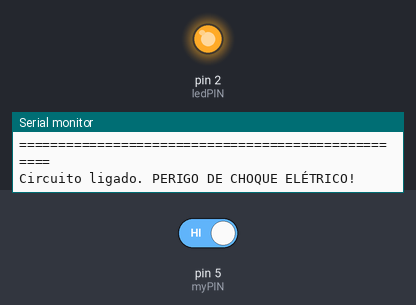
Bench run of a sketch on a simulated Arduino Uno, built with avr-gcc and run on an emulated ATmega328P. Shown: output pins drawn as LEDs (lit = HIGH), the last lines printed to the serial monitor. The test bench sets the inputs (shaded band); at power-on: pin 5 (myPIN) HIGH.

Above: at 1.2 s.
1.3 s: pin 5 (myPIN) driven LOW
At 1.9 s:
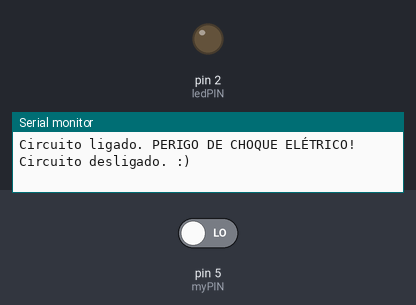
2.8 s: pin 5 (myPIN) driven HIGH
At 4.3 s:
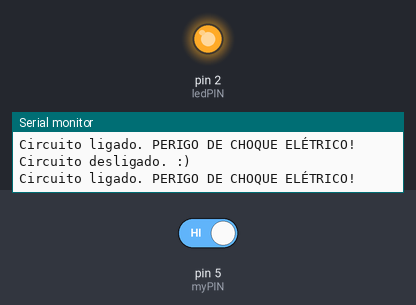
Timing chart, 0 to 5.8 s (numbered marks = the images above; inputs shaded):
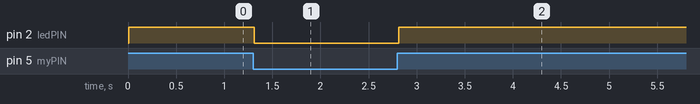

Measured:
- after the input at 1.3 s, pin 2 (ledPIN): HIGH → LOW at once
- after the input at 2.8 s, pin 2 (ledPIN): LOW → HIGH at once

The sketch:

Detector_Tensao.ino
```cpp
/***************************************************************************************
 ***************************************************************************************
 * Sketch EG001-00
 * Faz a leitura digital de um GPIO para verificação da energização de um circuito VAC
 * usando o 4N25
 *
 * Blog Eletrogate, 03 JUL 2021 - Autor: Marden Cicarelli
 ***************************************************************************************
 ***************************************************************************************/
#define myPIN 5             // define o pino de entrada
#define ledPIN 2            // define o pino LED
#define myRate 115200       // determina a velocidade da saída serial
#define SerialMon Serial    // define o monitor serial para saída

int onOff = 2;              // armazena o estado anterior do sinal de entrada
int leitura;                // armazena cada leitura do sinal na porta myPIN

void setup() {
  pinMode(myPIN, INPUT);    // não preocupacom com pullup ou pulldown, já que isso foi feito no circuito
  pinMode(ledPIN, OUTPUT);  // definimos o pino do led como saída

  SerialMon.begin(myRate);  // inicializa Monitor Serial com a velocidade escolhida (verificar configuração do monitor!)
  SerialMon.println("===================================================");
  SerialMon.println("Iniciando o programa... ligue e desligue o circuito");
  SerialMon.println("para testar...");
  SerialMon.println("===================================================");
  SerialMon.println();
}

void loop() {
  leitura = digitalRead(myPIN);   // faz a leitura do sinal
  if (leitura != onOff) {         // mudou o estado?
    onOff = leitura;              // armazena o novo estado
    if (leitura == HIGH) {        // valor lido é alto?
      digitalWrite(ledPIN, HIGH); // acende o led
      SerialMon.println("Circuito ligado. PERIGO DE CHOQUE ELÉTRICO!");
    } else {
      digitalWrite(ledPIN, LOW);  // apaga o led
      SerialMon.println("Circuito desligado. :)");
    }
  }
  delay(100);                     // aguarda um tempo de 0.1 s para próxima leitura.
}
```
